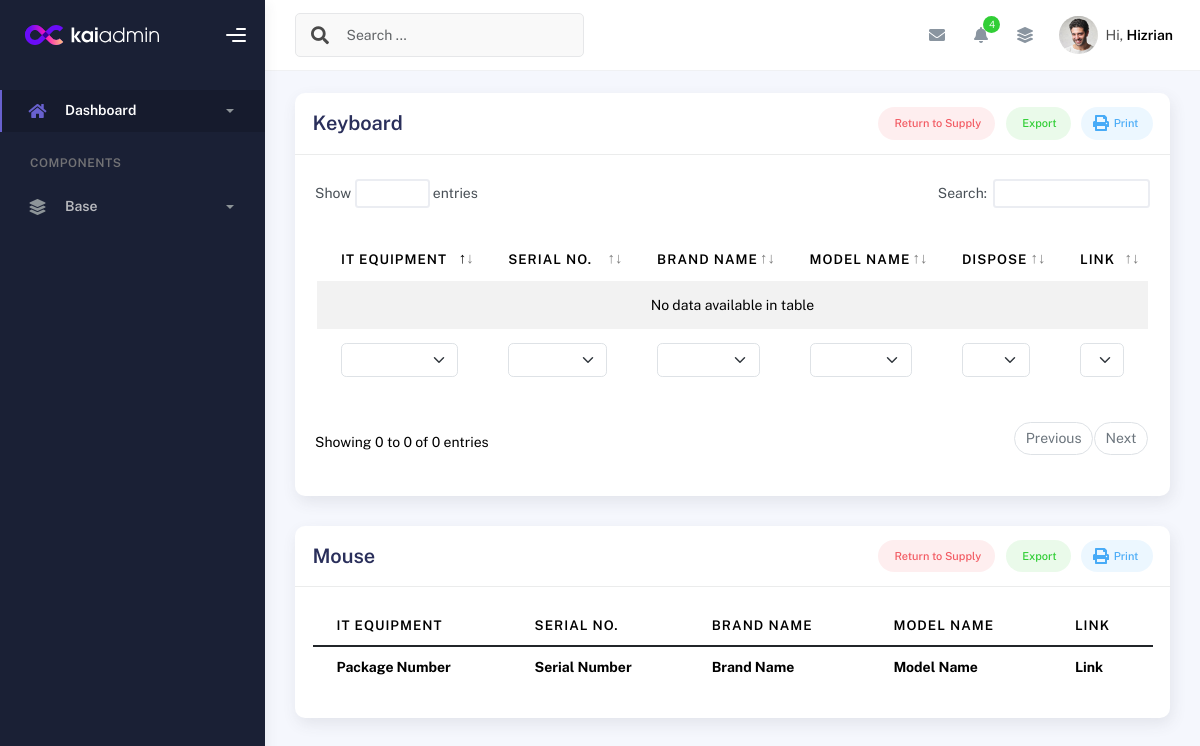
/keyboard_details/, run on an earlier commit of the app's database.
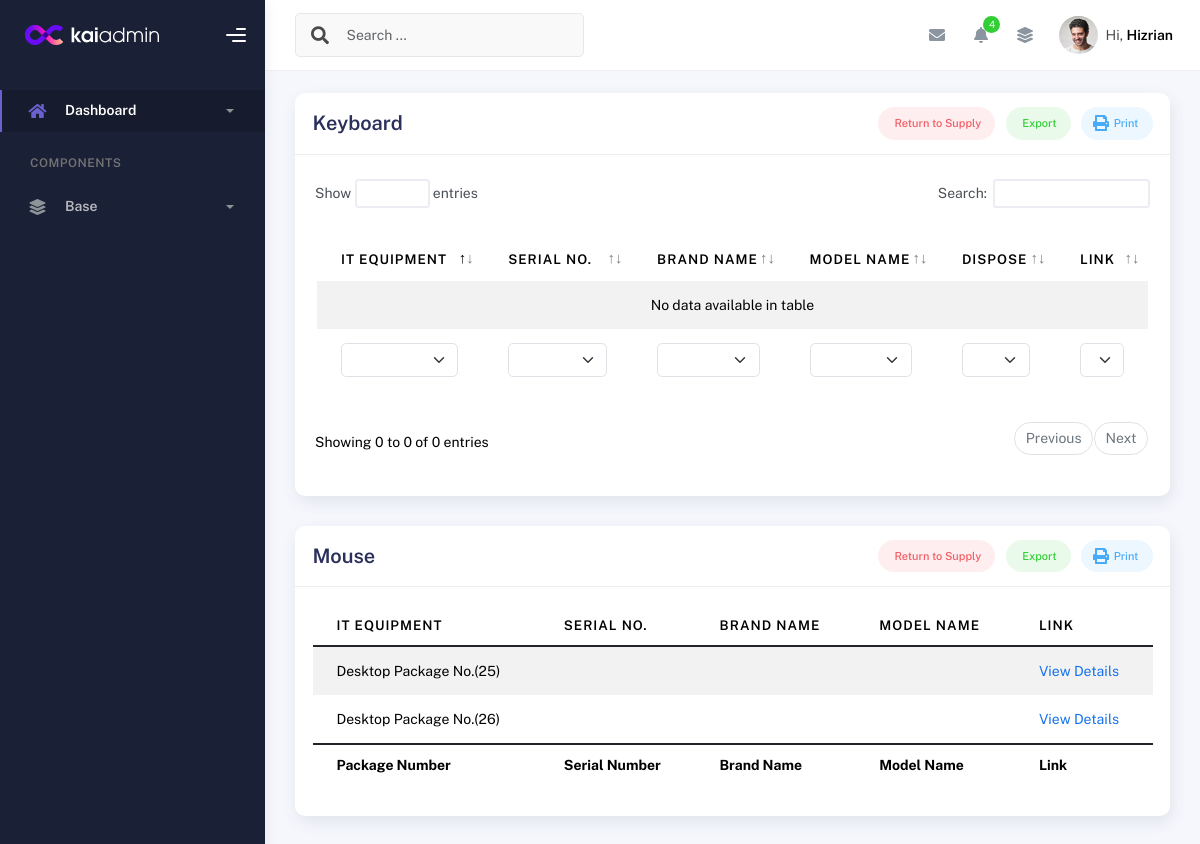
And on a later commit of the database.
### inventory/models.py (models this page shows, shortened)
class MouseDetails(models.Model):
    id = models.IntegerField(primary_key=True)  # Allow manual assignment
    desktop_package = models.ForeignKey(Desktop_Package, related_name='mice', on_delete=models.CASCADE)
    mouse_sn_db = models.CharField(max_length=255, null=True)
    mouse_brand_db = models.CharField(max_length=255, null=True)
    mouse_model_db = models.CharField(max_length=255, null=True)
    is_disposed = models.BooleanField(default=False)  # To indicate if the mouse is disposed

class Desktop_Package(models.Model):
    is_disposed = models.BooleanField(default=False)
    disposal_date = models.DateField(null=True, blank=True)
    created_at = models.DateTimeField(auto_now_add=True)
    updated_at = models.DateTimeField(auto_now=True)
    def __str__(self):
        return f"Desktop Package No.({self.pk})"

### inventory/views.py (the view)
# urls.py: path('keyboard_details/', views.keyboard_details, name='keyboard_details'),
def keyboard_details(request):
    keyboard_details = KeyboardDetails.objects.all()
    mouse_details = MouseDetails.objects.all()
    return render(request, 'keyboard_details.html', {'keyboard_details': keyboard_details,
                                                     'mouse_details': mouse_details})

### templates/keyboard_details.html (shortened to what this page needs)
{% extends 'base.html' %}
{% block content %}
<div class="container">
  <div class="page-inner">
    <div class="row">
      <div class="col-md-12">
        <div class="card">
          <div class="card-header">
            <div class="card-head-row">
              <h4 class="card-title">Keyboard</h4>
              <div class="card-tools">
                <a href="#" class="btn btn-label-danger btn-round btn-sm me-2">
                  Return to Supply
                </a>
                <a href="#" class="btn btn-label-success btn-round btn-sm me-2">
                  Export
                </a>
                <a href="#" class="btn btn-label-info btn-round btn-sm">
                  Print
                </a>
              </div>
            </div>
          </div>
          <div class="card-body">
            <div class="table">
              <table id="multi-filter-select" class="display table table-striped table-hover">
                <thead>
                  <tr>
                    <th>IT Equipment</th>
                    <th>Serial No.</th>
                    <th>Brand Name</th>
                    <th>Model Name</th>
                    <th>Dispose</th>
                    <th>Link</th>
                  </tr>
                </thead>
                <tfoot>
                  <tr>
                    <th>Package Number</th>
                    <th>Serial Number</th>
                    <th>Brand Name</th>
                    <th>Model Name</th>
                    <th>Dispose</th>
                    <th>Link</th>
                  </tr>
                </tfoot>
                <tbody>
                </tbody>
              </table>
            </div>
          </div>
        </div>
      </div>
    </div>
    <div class="row">
      <div class="col-md-12">
        <div class="card">
          <div class="card-header">
            <div class="card-head-row">
              <h4 class="card-title">Mouse</h4>
              <div class="card-tools">
                <a href="#" class="btn btn-label-danger btn-round btn-sm me-2">
                  Return to Supply
                </a>
                <a href="#" class="btn btn-label-success btn-round btn-sm me-2">
                  Export
                </a>
                <a href="#" class="btn btn-label-info btn-round btn-sm">
                  Print
                </a>
              </div>
            </div>
          </div>
          <div class="card-body">
            <div class="table-responsive">
              <table id="multi-filter-select" class="display table table-striped table-hover">
                <thead>
                  <tr>
                    <th>IT Equipment</th>
                    <th>Serial No.</th>
                    <th>Brand Name</th>
                    <th>Model Name</th>
                    <th>Link</th>
                  </tr>
                </thead>
                <tfoot>
                  <tr>
                    <th>Package Number</th>
                    <th>Serial Number</th>
                    <th>Brand Name</th>
                    <th>Model Name</th>
                    <th>Link</th>
                  </tr>
                </tfoot>
                <tbody>
                  {% for mouse in mouse_details %}
                  <tr>
                    <td>{{ mouse.desktop_package }}</td>
                    <td>{{ mouse.mouse_sn }}</td>
                    <td>{{ mouse.brand }}</td>
                    <td>{{ mouse.model }}</td>
                    <td>
                      <a href="#">
                        <span class="sub-item">View Details</span>
                      </a>
                    </td>
                  </tr>
                  {% endfor %}
                </tbody>
              </table>
            </div>
          </div>
        </div>
      </div>
    </div>
  </div>
</div>
{% endblock %}

What changed in the data, as far as the page shows it:
added MouseDetails: desktop_package "Desktop Package No.(25)"
added MouseDetails: desktop_package "Desktop Package No.(26)"
